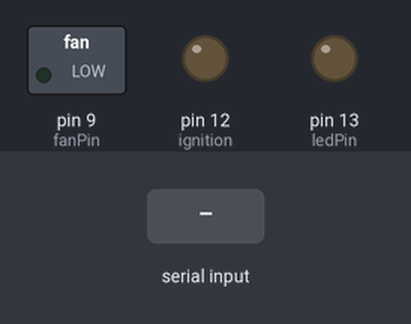
The sketch below on a simulated Arduino Uno, built with avr-gcc and run on an emulated ATmega328P. Shown: switched loads named in the sketch (green lamp = pin HIGH), output pins drawn as LEDs (lit = HIGH). Inputs (shaded band) come from the test bench.

Above: at 1.2 s.
1.3 s: "1" received over Serial
At 2.5 s:
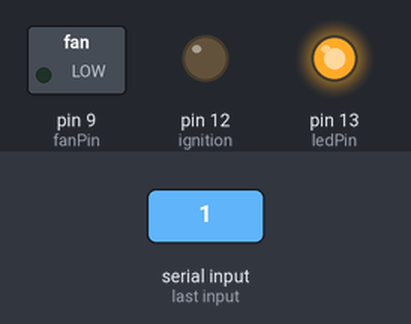
2.8 s: "3" received over Serial
At 3.6 s:
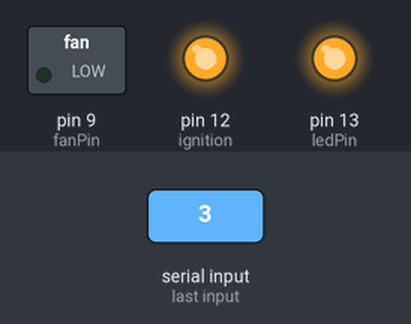
4.3 s: "2" received over Serial
At 4.7 s:
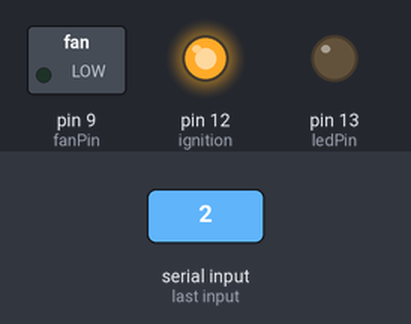
5.8 s: "5" received over Serial
At 7.0 s:
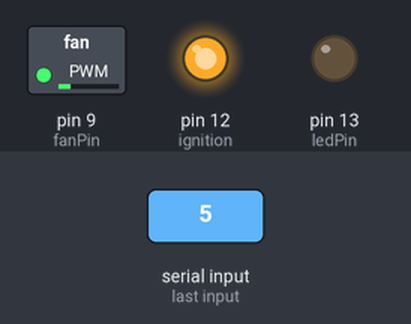
7.3 s: "4" received over Serial
At 8.2 s:
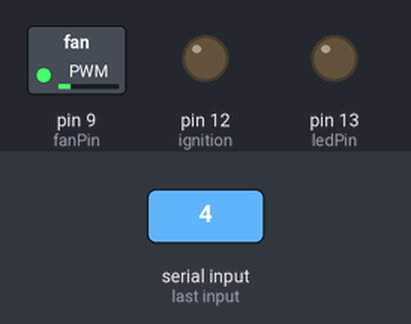
8.8 s: "30,150\n" received over Serial
At 9.5 s:
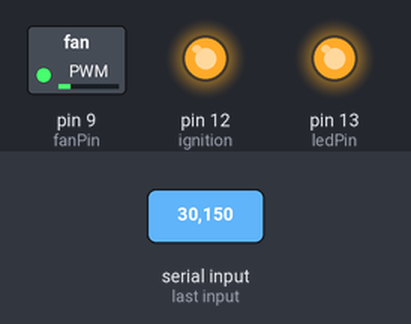
Timing chart, 0 to 11.3 s (numbered marks = the images above; inputs shaded):
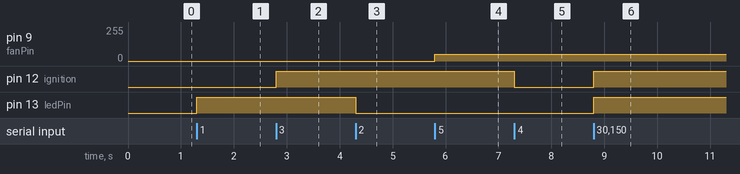

Measured:
- after the input at 1.3 s, pin 13 (ledPin): LOW → HIGH at once
- after the input at 2.8 s, pin 12 (ignition): LOW → HIGH at once
- after the input at 4.3 s, pin 13 (ledPin): HIGH → LOW at once
- after the input at 5.8 s, pin 9 (fanPin): 0/255 → 50/255 at once
- after the input at 7.3 s, pin 12 (ignition): HIGH → LOW at once
- after the input at 8.8 s, pin 12 (ignition), pin 13 (ledPin): LOW → HIGH at once

The sketch:

Arduino_CODE.ino
```cpp
int ledPin = 13;
int ignition = 12;
int fanPin = 9;
int fanSpeed = 50;

void setup() {
  pinMode(ledPin, OUTPUT);
  pinMode(ignition, OUTPUT);
  pinMode(fanPin, OUTPUT);
  Serial.begin(9600);
}

void loop() {
  if (Serial.available() > 0) {
    char command = Serial.read();

    // Turn on LED
    if (command == '1') {
      digitalWrite(ledPin, HIGH);
    }
    // Turn off LED
    else if (command == '2') {
      digitalWrite(ledPin, LOW);
    }

    // Turn on IGNITION
    else if (command == '3') {
      digitalWrite(ignition, HIGH);
    }

    // Turn off IGNITION
    else if (command == '4') {
      digitalWrite(ignition, LOW);
    }

    // Turn on fan
    else if (command == '5') {
      analogWrite(fanPin, fanSpeed);
    }

    // Turn off fan
    else if (command == '6') {
      analogWrite(fanPin, 0);
    }

    // Set fan speed
    else if (command == '7') {
      while (Serial.available() == 0) {
        // Wait for the speed value
      }
      fanSpeed = Serial.parseInt();
      analogWrite(fanPin, fanSpeed);
    }
  }
}
```
